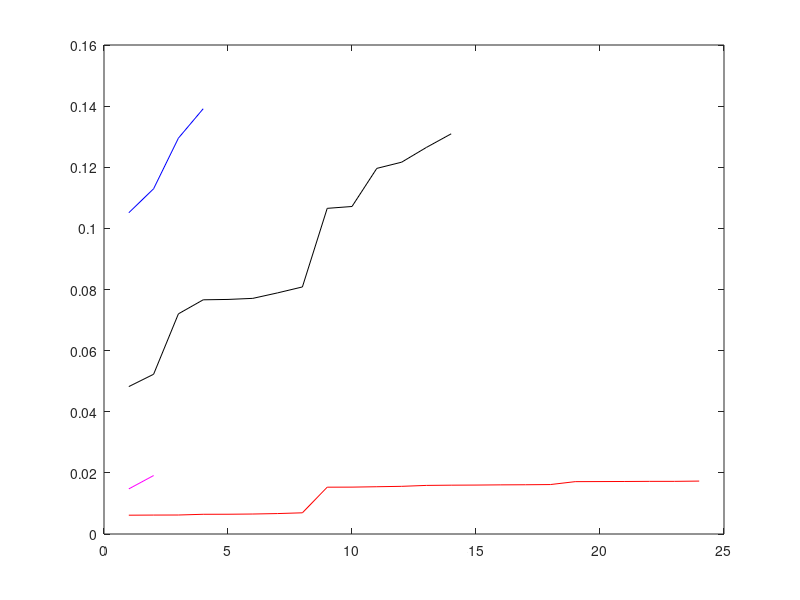

The MATLAB script that drew this image:
% 

% EQUALIZING SAD

valuesAA = [0.08352999467027233,0.10428704374102957,0.10476302638563406,0.11315780118463245,0.11504150662347692,0.11670328028451671,0.11865126659061889,0.1187803909641969,0.11903249014827126,0.11908209904503979,0.11947920776944541,0.12148875977713071,0.12298160542229532,0.1266471198807534,0.12810935454337435,0.12851014743636707,0.13086374262370817,0.13370783080996865,0.13638021439940803,0.1454886607950299,0.15431006368624295,0.15527745262326476,0.16719322755813384];
valuesAB = [0.04279343335172929,0.04510821847188295,0.04512757096596728,0.05603405153932455,0.08792059961167328,0.09141098679850014,0.09547216780260945];

valuesAA = [0.006154528005164459,0.006194713037630506,0.006214841821639987,0.006451470687225134,0.006466110969070253,0.006538977645306419,0.006687862004235108,0.006935844909030697,0.015319589663691823,0.015339395110595616,0.01546675165385366,0.015597576897567751,0.01590043800554356,0.015976577354560255,0.016011266978293213,0.016078988935009086,0.016115301660337897,0.0161800827252919,0.017131752482663378,0.01715712169585964,0.01718356148000915,0.01722541714988336,0.017227365850742592,0.017314359899546973];
valuesAB = [0.01475583920620393,0.01912851247309111];
valuesAC = [0.10511358771812696,0.11296077061191048,0.12952425943041804,0.13914331716515216];

valuesX = [0.031178285550324116,0.04474376194184317,0.04732605209101248,0.05436023809989254,0.059798407906603526,0.060197908905960024,0.060874460331259504,0.06227884839592738,0.06263520508975158,0.06425589346591064,0.06534959660689017,0.06544874541427244,0.06635067945798613,0.06702174331220442,0.06831625828326612,0.0683368495737144,0.06882284987270469,0.0690911149918522,0.07017456990623609,0.07074089127846629,0.07324322555368408];

valuesX = [0.03589603807558836,0.03626514477032857,0.03674402789117002,0.03686723861596705,0.03754165965482137,0.03798163911379284,0.03867160668294704,0.03874833544536997,0.039132750554248745,0.0393933484499658,0.039560412730387816,0.039565404424120494,0.039600349003809765,0.04202130566911869,0.04360245230452421,0.04495680921011024,0.04511207595690084,0.04545403265032094,0.04631201145267987,0.046525398999189053,0.04842435493930112,0.04876072482868629,0.050596332493858504,0.051811227034725085,0.051902174641280566,0.053776339910456675,0.05417188974656367];

valuesX = [0.031145689493853844,0.04140531303450843,0.04158518714900695,0.04189380504615051,0.0424037078334239,0.04282767916812618,0.04303410427574678,0.04322111095746283,0.0454977758861241,0.049192403609439606,0.06466701232188923,0.07130073483546688];


valuesX = [0.04823450126047233,0.052267373306379185,0.0720350668997221,0.07662837450258289,0.07675113466809001,0.07710073681556477,0.07889656682611237,0.08083794655705796,0.10655352275277294,0.10716302699945444,0.11963099370783316,0.12165387822719263,0.12648639472019865,0.1309401039707629];



hold off;
plot( valuesAA, 'r-' );
hold on;
plot( valuesAB, 'm-' );
plot( valuesAC, 'b-' );

plot( valuesX, 'k-' );



hold off;
